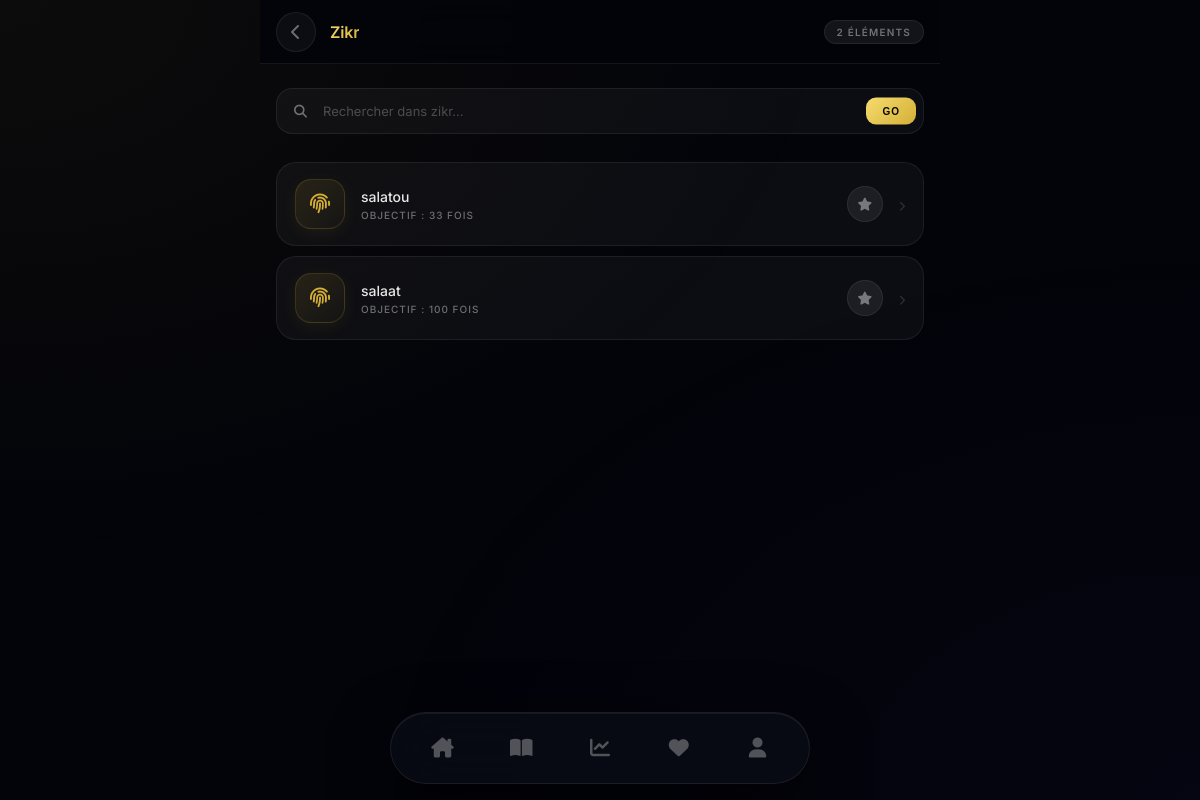
Before: /collection/zikr/ with the older database file.
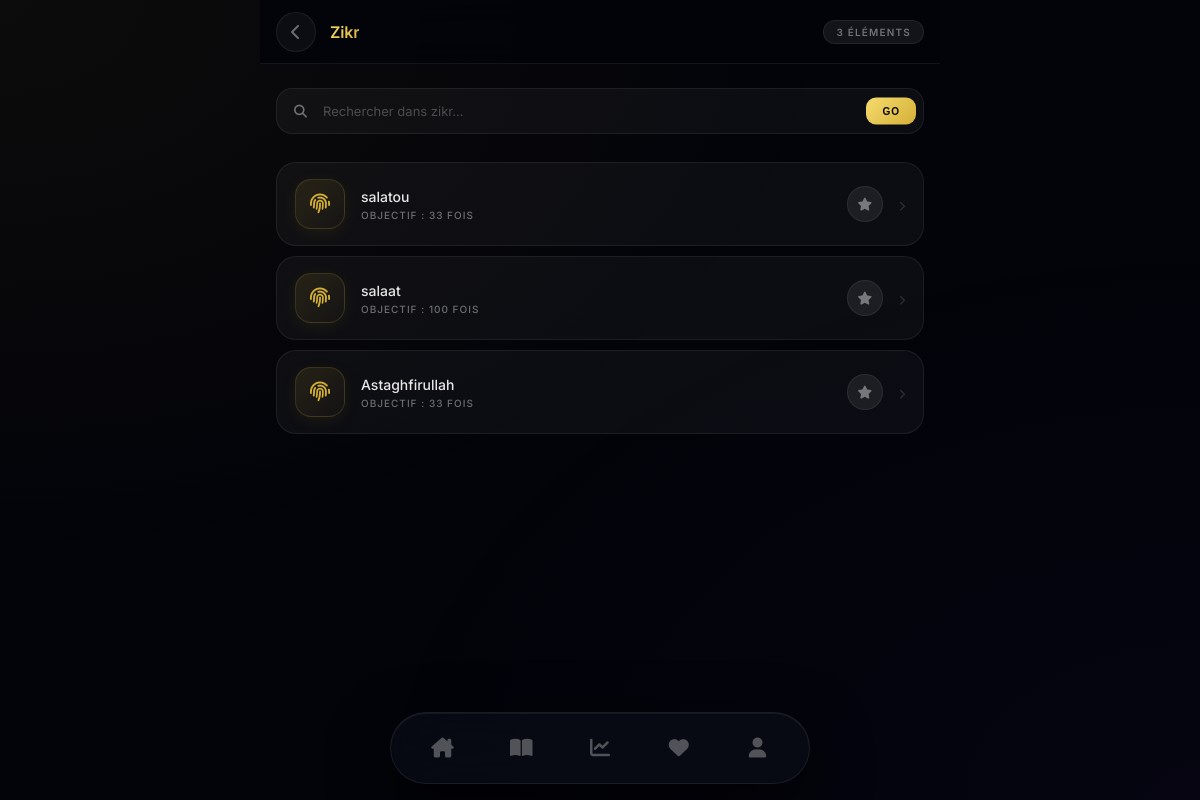
After: the same page with the newer database file.
### bibliotheque/models.py (models this page shows, shortened)
class Zikr(models.Model):
    titre = models.CharField(max_length=200, db_index=True)
    texte_arabe = models.TextField(blank=True)
    transcription = models.TextField(blank=True)
    traduction = models.TextField(blank=True)
    objectif_par_defaut = models.PositiveIntegerField(default=33)
    fichier_audio = models.FileField(upload_to='zikrs_audio/', blank=True, null=True)

### bibliotheque/views.py (the view)
# urls.py: path('collection/<str:categorie>/', views.liste_dynamique, name='liste'),
def liste_dynamique(request, categorie):
    query = request.GET.get('search')
    template_name = 'bibliotheque/liste.html'
    items = []
    if categorie == 'khassida':
        items = Khassida.objects.all()
    elif categorie == 'zikr':
        items = Zikr.objects.all()
    elif categorie == 'wird':
        items = Wird.objects.all()
    elif categorie == 'coran':
        items = Coran.objects.all()
    if query and items:
        items = items.filter(titre__icontains=query)
    return render(request, template_name, {
        'items': items,
        'categorie': categorie,
        'query': query
    })

### bibliotheque/templates/bibliotheque/liste.html (shortened to what this page needs)
<!DOCTYPE html>
<html lang="fr">
<head>
    <link href="https://cdnjs.cloudflare.com/ajax/libs/font-awesome/6.4.0/css/all.min.css" rel="stylesheet">
</head>
<body>
    {% load bibliotheque_tags %}
    <div class="topbar">
        <a href="{% url 'home' %}" class="back-btn">
            <i class="fa-solid fa-chevron-left"></i>
        </a>
        <h1 class="topbar-title">
            <span>{{ categorie|title }}</span>
        </h1>
        <div class="item-count">{{ items|length }} éléments</div>
    </div>
    <div class="content">
        <form method="GET" action="">
            <div class="search-wrap">
                <i class="fa-solid fa-magnifying-glass search-icon"></i>
                <input type="text" name="search" value="{{ query|default:'' }}"
                       placeholder="Rechercher dans {{ categorie }}..."
                       class="search-input" autocomplete="off">
                <button type="submit" class="search-btn">Go</button>
            </div>
        </form>
        <div class="items-list">
            {% for item in items %}
            {% if 'zikr' in categorie|lower %}
                {% with target_url=item.id|stringformat:"s" %}
                <div class="item-card" style="animation-delay: {{ forloop.counter0 }}0ms">
                    <a href="{% url 'zikr_compteur' item.id %}" class="item-icon" style="text-decoration:none">
                        <i class="fa-solid fa-fingerprint"></i>
                    </a>
                    <div class="item-body">
                        <a href="{% url 'zikr_compteur' item.id %}" style="text-decoration:none">
                            <div class="item-title">{{ item.titre }}</div>
                            <div class="item-subtitle">Objectif : {{ item.objectif_par_defaut }} fois</div>
                        </a>
                    </div>
                    <a href="{% url 'toggle_favori' categorie item.id %}" class="fav-btn">
                        <i class="fa-solid fa-star"></i>
                    </a>
                    <a href="{% url 'zikr_compteur' item.id %}" style="text-decoration:none">
                        <i class="fa-solid fa-chevron-right item-arrow"></i>
                    </a>
                </div>
                {% endwith %}
            {% endif %}
            {% empty %}
            <div class="empty-state">
                <div class="empty-icon"><i class="fa-solid fa-folder-open"></i></div>
                <div class="empty-title">Aucun élément trouvé</div>
                <div class="empty-sub">dans la catégorie {{ categorie }}</div>
            </div>
            {% endfor %}
        </div>
    </div>
    <nav class="nav-island">
        <a href="{% url 'home' %}" class="nav-item">
            <i class="fa-solid fa-house-chimney"></i>
        </a>
        <a href="{% url 'liste' 'khassida' %}" class="nav-item {% if 'khassida' in categorie|lower %}active{% endif %}">
            <i class="fa-solid fa-book-open"></i>
        </a>
        <a href="{% url 'dashboard' %}" class="nav-item">
            <i class="fa-solid fa-chart-line"></i>
        </a>
        <a href="{% url 'favoris' %}" class="nav-item">
            <i class="fa-solid fa-heart"></i>
        </a>
        <a href="{% url 'profile' %}" class="nav-item">
            <i class="fa-solid fa-user"></i>
        </a>
    </nav>
</body>
</html>

Changed rows visible on the page:
added Zikr: titre "Astaghfirullah", objectif_par_defaut "33"
Other visible differences:
{{ items|length }}: "2" → "3"
